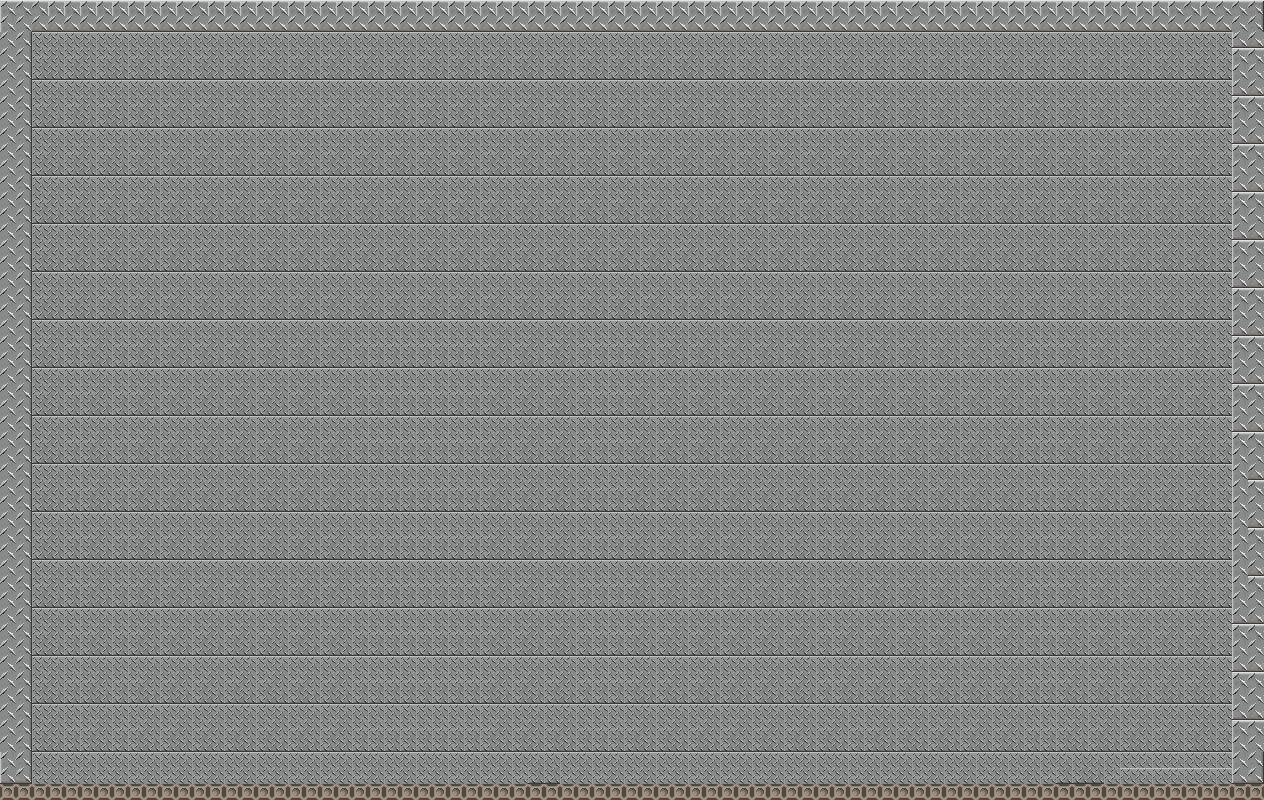

This game map was drawn from its Tiled (.tmx) file and the tilesets committed beside it. A one-line description and the trimmed map source follow:
An orthogonal 79x50 tile map with 16x16 px tiles, 1 tile layer (Tile Layer 1), 2 tilesets and 18 objects (11x platform, 3x wall, 2x mound, spwn, column).

<map version="1.0" orientation="orthogonal" renderorder="right-down" width="79" height="50" tilewidth="16" tileheight="16" nextobjectid="44">
 <tileset firstgid="1" name="tiles1" tilewidth="16" tileheight="16" tilecount="84" columns="14">
  <image source="../../Tiles/metal/tiles1.png" width="224" height="96" />
 </tileset>
 <tileset firstgid="85" name="collision" tilewidth="16" tileheight="16" spacing="2" margin="2" tilecount="182" columns="26">
  <image source="../../Tiles/collision/collidable.gif" width="480" height="137" />
  <tile id="15">
   <properties>
    <property name="collision" type="bool" value="true" />
   </properties>
  </tile>
 </tileset>
 <layer name="Tile Layer 1" width="79" height="50">
  <data>[3950 cells, 3950 non-empty, 16 distinct tile ids]</data>
 </layer>
 <objectgroup name="start" visible="0">
  <object id="17" name="spwn" x="77" y="435" width="23" height="15" visible="0">
   <properties>
    <property name="spawn" type="bool" value="true" />
   </properties>
  </object>
 </objectgroup>
 <objectgroup name="blocker" visible="0">
  <object id="19" name="platform" x="369.269" y="353.083" width="157.344" height="13.9276" visible="0">
   <properties>
    <property name="blocker" value="tblr" />
   </properties>
  </object>
  <object id="20" name="platform" x="513.815" y="368.893" width="60.9802" height="13.5512" visible="0" />
  <object id="21" name="platform" x="320.334" y="367.763" width="62.4859" height="14.6804" visible="0">
   <properties>
    <property name="blocker" value="tblr" />
   </properties>
  </object>
  <object id="22" name="platform" x="1.4044" y="784.098" width="1260.04" height="13.622" visible="0">
   <properties>
    <property name="blocker" value="tblr" />
   </properties>
  </object>
  <object id="23" name="wall" x="0.795482" y="1.59096" width="28.6373" height="781.163" visible="0">
   <properties>
    <property name="blocker" value="tblr" />
   </properties>
  </object>
  <object id="25" name="wall" x="1233" y="0" width="28.6373" height="783.549" visible="0">
   <properties>
    <property name="blocker" value="tblr" />
   </properties>
  </object>
  <object id="27" name="column" x="943.79" y="431.947" width="80.0328" height="352.151" visible="0">
   <properties>
    <property name="blocker" value="tblr" />
   </properties>
  </object>
  <object id="28" name="mound" x="623.846" y="702.759" width="63.6158" height="80.5925" visible="0">
   <properties>
    <property name="blocker" value="tblr" />
   </properties>
  </object>
  <object id="30" name="mound" x="592.318" y="752.383" width="31.3415" height="31.5693" visible="0">
   <properties>
    <property name="blocker" value="tblr" />
   </properties>
  </object>
  <object id="31" name="platform" x="192.441" y="623.659" width="238.818" height="31.6807" visible="0">
   <properties>
    <property name="blocker" value="tblr" />
   </properties>
  </object>
  <object id="33" name="platform" x="512" y="368" width="60.2462" height="13.8696" visible="0">
   <properties>
    <property name="blocker" value="tblr" />
   </properties>
  </object>
  <object id="35" name="platform" x="752.427" y="272.625" width="157.767" height="15.1699" visible="0">
   <properties>
    <property name="blocker" value="tblr" />
   </properties>
  </object>
  <object id="36" name="platform" x="704.317" y="288.662" width="61.9799" height="13.8696" visible="0">
   <properties>
    <property name="blocker" value="tblr" />
   </properties>
  </object>
  <object id="40" name="wall" x="2" y="0" width="1262" height="32" visible="0">
   <properties>
    <property name="blocker" value="tblr" />
   </properties>
  </object>
  <object id="41" name="platform" x="896" y="288" width="61.9799" height="13.8696" visible="0">
   <properties>
    <property name="blocker" value="tblr" />
   </properties>
  </object>
  <object id="42" name="platform" x="130" y="463" width="93" height="16" visible="0">
   <properties>
    <property name="blocker" value="bltr" />
   </properties>
  </object>
  <object id="43" name="platform" x="768.125" y="591.875" width="95.875" height="16.125" visible="0">
   <properties>
    <property name="blocker" value="tblr" />
   </properties>
  </object>
 </objectgroup>
</map>
